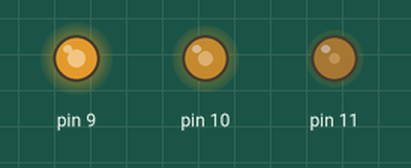
Simulated run of this sketch. Board: Arduino Uno, built with avr-gcc and run on an emulated ATmega328P. On the bench: output pins drawn as LEDs (lit = HIGH).

Above: at 0.1 s.
Timing chart, 0 to 1.6 s (numbered marks = the images above):
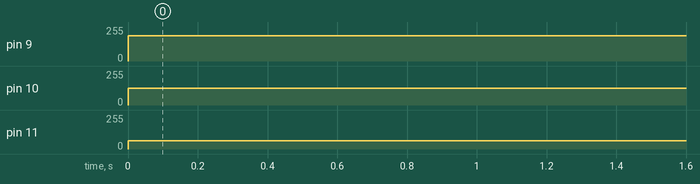

The sketch:

pwm.ino
```cpp
void setup()
{

}

void loop()
{
  analogWrite(11,63);	// 25% duty cycle (490Hz)
  analogWrite(10,127);	// 50% duty cycle (490Hz)
  analogWrite(9,191);	// 75% duty cycle (490Hz)
}
```

Measured:
- by itself, pin 9: 0/255 → 191/255 at 0.00 s
- by itself, pin 10: 0/255 → 127/255 at 0.00 s
- by itself, pin 11: 0/255 → 63/255 at 0.00 s
